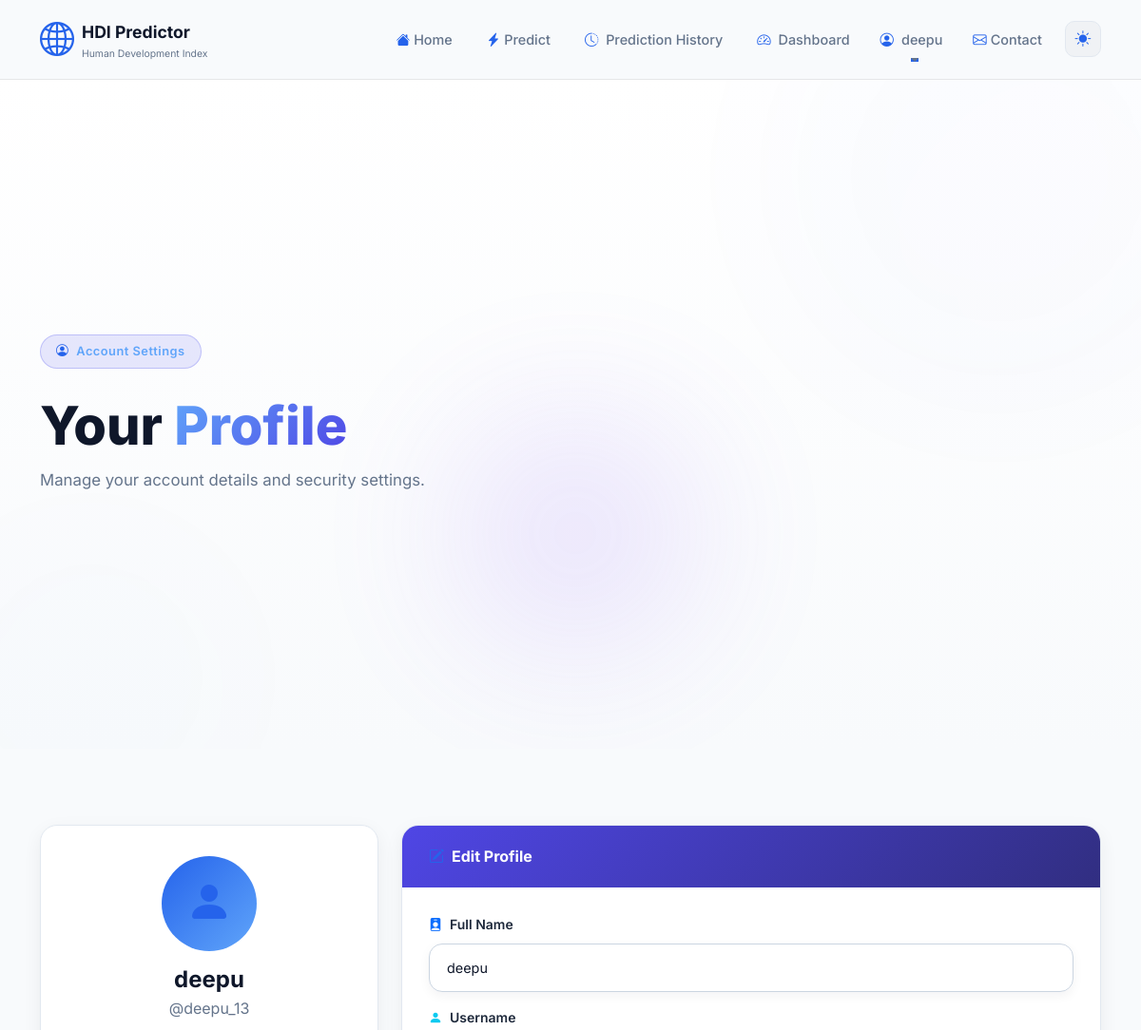
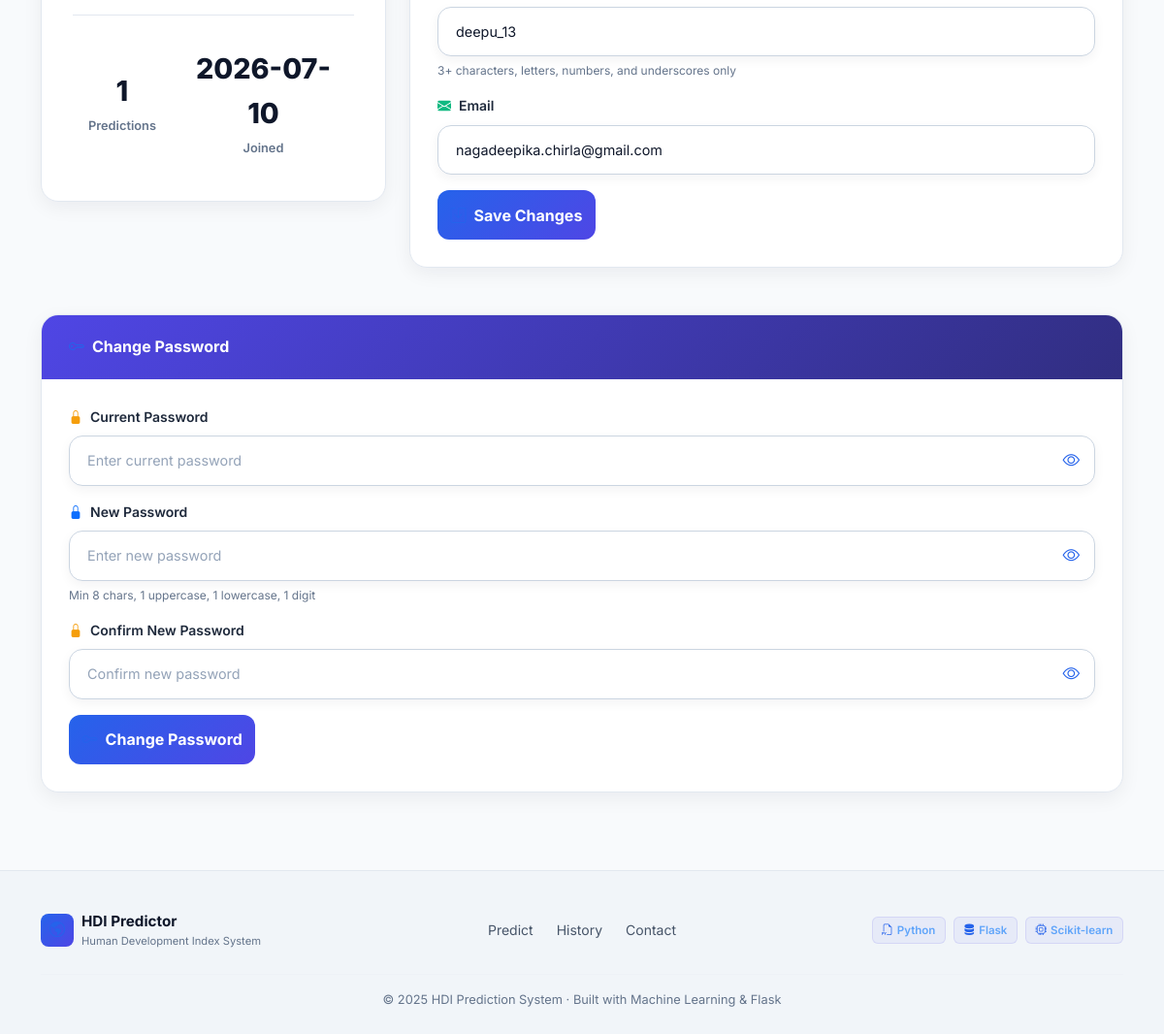
Screenshot of /profile (signed in) with the database file from the repository (2 pictures, top to bottom).
### tables this page shows
CREATE TABLE users (
            id INTEGER PRIMARY KEY AUTOINCREMENT,
            fullname TEXT NOT NULL,
            username TEXT UNIQUE NOT NULL,
            email TEXT UNIQUE NOT NULL,
            password_hash TEXT NOT NULL,
            created_at TIMESTAMP DEFAULT CURRENT_TIMESTAMP
        );

### auth.py (the view, shortened to what this page needs)
@auth_bp.route('/profile', methods=['GET', 'POST'])
@login_required
def profile():
    user = get_user_by_id(session['user_id'])
    prediction_count = get_prediction_count(session['user_id'])
    return render_template('profile.html', user=user, prediction_count=prediction_count)

### app.py (called while the page is built)
@app.before_request
def initialize_database():
    print(f"[DEBUG] Request: {request.path} - Session: {dict(session)}")
    if 'user_id' in session:
        print(f"[DEBUG] User logged in: user_id={session.get('user_id')}, username={session.get('username')}")
    if not hasattr(app, '_db_initialized'):
        with app.app_context():
            init_db()
        app._db_initialized = True

@app.context_processor
def inject_user():
    return dict(
        current_user_id=session.get('user_id'),
        current_username=session.get('username'),
        current_fullname=session.get('fullname')
    )

### auth.py (called while the page is built)
def login_required(f):
    @wraps(f)
    def decorated_function(*args, **kwargs):
        print(f"[DEBUG] login_required check - user_id in session: {'user_id' in session}")
        if 'user_id' not in session:
            if request.is_json or request.headers.get('Content-Type') == 'application/json':
                return jsonify({'error': 'Please login to access this feature.'}), 401
            flash('Please login to access this page.', 'warning')
            return redirect(url_for('auth.login'))
        return f(*args, **kwargs)
    return decorated_function

### database.py (called while the page is built)
def get_db():
    if 'db' not in g:
        g.db = sqlite3.connect(DATABASE)
        g.db.row_factory = sqlite3.Row
    return g.db

def get_user_by_id(user_id):
    db = get_db()
    return db.execute(
        'SELECT * FROM users WHERE id = ?', (user_id,)
    ).fetchone()

def get_prediction_count(user_id):
    db = get_db()
    result = db.execute(
        'SELECT COUNT(*) as count FROM predictions WHERE user_id = ?', (user_id,)
    ).fetchone()
    return result['count'] if result else 0

### templates/profile.html (shortened to what this page needs)
<!DOCTYPE html>
<html lang="en" data-theme="dark">
<head>
  <link href="https://cdn.jsdelivr.net/npm/bootstrap@5.3.2/dist/css/bootstrap.min.css" rel="stylesheet" />
  <link href="https://cdn.jsdelivr.net/npm/bootstrap-icons@1.11.3/font/bootstrap-icons.css" rel="stylesheet" />
  <link href="{{ url_for('static', filename='css/style.css') }}" rel="stylesheet" />
  <link href="{{ url_for('static', filename='css/auth.css') }}" rel="stylesheet" />
</head>
<body>
  {% include 'navbar.html' %}
  <section class="hero-section">
    <div class="hero-bg-shapes">
      <div class="shape shape-1"></div>
      <div class="shape shape-2"></div>
      <div class="shape shape-3"></div>
    </div>
    <div class="container position-relative">
      <div class="row align-items-center min-vh-hero">
        <div class="col-lg-8 hero-text">
          <div class="hero-badge mb-3">
            <i class="bi bi-person-circle me-2"></i>Account Settings
          </div>
          <h1 class="hero-title">Your <span class="gradient-text">Profile</span></h1>
          <p class="hero-desc">
            Manage your account details and security settings.
          </p>
        </div>
      </div>
    </div>
  </section>
  <section class="section-pad">
    <div class="container">
      <div class="row g-4">
        <div class="col-lg-4">
          <div class="profile-card">
            <div class="profile-header">
              <div class="profile-avatar">
                <i class="bi bi-person-fill"></i>
              </div>
              <h4 class="profile-name">{{ user.fullname }}</h4>
              <p class="profile-username">@{{ user.username }}</p>
            </div>
            <div class="profile-stats">
              <div class="stat-item">
                <div class="stat-value">{{ prediction_count }}</div>
                <div class="stat-label">Predictions</div>
              </div>
              <div class="stat-item">
                <div class="stat-value">{{ user.created_at.split(' ')[0] if user.created_at else 'N/A' }}</div>
                <div class="stat-label">Joined</div>
              </div>
            </div>
          </div>
        </div>
        <div class="col-lg-8">
          <div class="predict-card">
            <div class="predict-card-header">
              <i class="bi bi-pencil-square me-2"></i>Edit Profile
            </div>
             <div class="predict-card-body">
               <form method="POST" action="{{ url_for('auth.profile') }}" id="profileForm" novalidate>
                 <div class="mb-3">
                   <label class="form-label-custom" for="fullname">
                     <i class="bi bi-person-badge-fill text-primary me-2"></i>Full Name
                   </label>
                   <input type="text" class="form-control form-control-custom"
                          id="fullname" name="fullname" value="{{ user.fullname }}" required />
                 </div>
                <div class="mb-3">
                  <label class="form-label-custom" for="username">
                    <i class="bi bi-person-fill text-info me-2"></i>Username
                  </label>
                  <input type="text" class="form-control form-control-custom"
                         id="username" name="username" value="{{ user.username }}" required />
                  <div class="input-hint">3+ characters, letters, numbers, and underscores only</div>
                </div>
                <div class="mb-3">
                  <label class="form-label-custom" for="email">
                    <i class="bi bi-envelope-fill text-success me-2"></i>Email
                  </label>
                  <input type="email" class="form-control form-control-custom"
                         id="email" name="email" value="{{ user.email }}" required />
                </div>
                <button type="submit" class="btn btn-predict">
                  <i class="bi bi-save me-2"></i>Save Changes
                </button>
              </form>
            </div>
          </div>
        </div>
      </div>
      <div class="row g-4 mt-4">
        <div class="col-lg-12">
          <div class="predict-card">
            <div class="predict-card-header">
              <i class="bi bi-key me-2"></i>Change Password
            </div>
            <div class="predict-card-body">
              <form method="POST" action="{{ url_for('auth.profile') }}" id="passwordForm" novalidate>
                <div class="mb-3">
                  <label class="form-label-custom" for="current_password">
                    <i class="bi bi-lock-fill text-warning me-2"></i>Current Password
                  </label>
                  <div class="password-input-wrapper">
                    <input type="password" class="form-control form-control-custom"
                           id="current_password" name="current_password" placeholder="Enter current password" required />
                    <button type="button" class="password-toggle" id="currentPasswordToggle" tabindex="-1">
                      <i class="bi bi-eye"></i>
                    </button>
                  </div>
                </div>
                <div class="mb-3">
                  <label class="form-label-custom" for="new_password">
                    <i class="bi bi-lock-fill text-primary me-2"></i>New Password
                  </label>
                  <div class="password-input-wrapper">
                    <input type="password" class="form-control form-control-custom"
                           id="new_password" name="new_password" placeholder="Enter new password" required />
                    <button type="button" class="password-toggle" id="newPasswordToggle" tabindex="-1">
                      <i class="bi bi-eye"></i>
                    </button>
                  </div>
                  <div class="input-hint">Min 8 chars, 1 uppercase, 1 lowercase, 1 digit</div>
                </div>
                <div class="mb-3">
                  <label class="form-label-custom" for="confirm_password">
                    <i class="bi bi-lock-fill text-warning me-2"></i>Confirm New Password
                  </label>
                  <div class="password-input-wrapper">
                    <input type="password" class="form-control form-control-custom"
                           id="confirm_password" name="confirm_password" placeholder="Confirm new password" required />
                    <button type="button" class="password-toggle" id="confirmPasswordToggle2" tabindex="-1">
                      <i class="bi bi-eye"></i>
                    </button>
                  </div>
                </div>
                <button type="submit" class="btn btn-predict">
                  <i class="bi bi-key me-2"></i>Change Password
                </button>
              </form>
            </div>
          </div>
        </div>
      </div>
    </div>
  </section>
  <div class="toast-container position-fixed top-0 end-0 p-3" id="toastContainer"></div>
  <footer class="footer">
    <div class="container">
      <div class="row align-items-center gy-3">
        <div class="col-md-4">
          <div class="d-flex align-items-center gap-2">
            <div class="brand-icon brand-icon-sm"><i class="bi bi-globe-americas"></i></div>
            <div>
              <div class="footer-brand">HDI Predictor</div>
              <div class="footer-sub">Human Development Index System</div>
            </div>
          </div>
        </div>
        <div class="col-md-4 text-md-center">
          <div class="footer-links">
            <a href="{{ url_for('index') }}#predict">Predict</a>
            <a href="{{ url_for('auth.prediction_history') }}">History</a>
            <a href="{{ url_for('index') }}#contact">Contact</a>
          </div>
        </div>
        <div class="col-md-4 text-md-end">
          <div class="footer-tech">
            <span class="tech-badge"><i class="bi bi-filetype-py me-1"></i>Python</span>
            <span class="tech-badge"><i class="bi bi-server me-1"></i>Flask</span>
            <span class="tech-badge"><i class="bi bi-cpu me-1"></i>Scikit-learn</span>
          </div>
        </div>
      </div>
      <hr class="footer-divider" />
      <p class="footer-copy text-center mb-0">
        © 2025 HDI Prediction System · Built with Machine Learning & Flask
      </p>
    </div>
  </footer>
</body>

### templates/navbar.html (shortened to what this page needs)
<nav class="navbar navbar-expand-lg sticky-top">
  <div class="container">
    <a class="navbar-brand d-flex align-items-center gap-2" href="{{ url_for('index') }}">
      <i class="bi bi-globe2 hdi-navbar-icon"></i>
      <div>
        <span class="brand-title">HDI Predictor</span>
        <span class="brand-sub d-block">Human Development Index</span>
      </div>
    </a>
    <div class="collapse navbar-collapse" id="navMenu">
      <ul class="navbar-nav ms-auto align-items-lg-center gap-1">
        <li class="nav-item">
          <a class="nav-link {% if request.endpoint == 'index' %}active{% endif %}" href="{{ url_for('index') }}">
            <i class="bi bi-house-fill me-1"></i>Home
          </a>
        </li>
        <li class="nav-item">
          <a class="nav-link {% if request.endpoint == 'index' and '#predict' in request.url or request.path == '/#predict' %}active{% endif %}" href="{{ url_for('index') }}#predict">
            <i class="bi bi-lightning-charge-fill me-1"></i>Predict
          </a>
        </li>
        {% if current_user_id %}
        <li class="nav-item">
          <a class="nav-link {% if request.endpoint == 'prediction_history' %}active{% endif %}" href="{{ url_for('auth.prediction_history') }}">
            <i class="bi bi-clock-history me-1"></i>
            Prediction History
          </a>
        </li>
        <li class="nav-item">
          <a class="nav-link {% if request.endpoint == 'dashboard' %}active{% endif %}" href="{{ url_for('auth.dashboard') }}">
            <i class="bi bi-speedometer2 me-1"></i>
            Dashboard
          </a>
        </li>
        <li class="nav-item dropdown">
          <a class="nav-link dropdown-toggle d-flex align-items-center gap-1 {% if request.endpoint in ['profile'] %}active{% endif %}" href="#" role="button"
             data-bs-toggle="dropdown" aria-expanded="false">
            <i class="bi bi-person-circle me-1"></i>
            {{ current_fullname or current_username }}
          </a>
        </li>
        {% endif %}
        <li class="nav-item">
          <a class="nav-link {% if request.endpoint == 'index' and '#contact' in request.url or request.path == '/#contact' %}active{% endif %}" href="{{ url_for('index') }}#contact">
            <i class="bi bi-envelope me-1"></i>Contact
          </a>
        </li>
        <li class="nav-item ms-lg-1">
          <button id="themeToggleBtn" class="btn theme-toggle" aria-label="Toggle Theme" title="Switch Theme">
            <i class="bi bi-moon-stars-fill"></i>
          </button>
        </li>
      </ul>
    </div>
  </div>
</nav>

### static/css/auth.css (style rules this page uses)
.password-input-wrapper { position: relative; }
.password-toggle { position: absolute; right: 12px; top: 50%; transform: translateY(-50%); background: transparent; border: none; color: var(--text-muted); cursor: pointer; padding: 0.25rem; font-size: 1.1rem; transition: var(--transition); }
.profile-card { background: var(--card-bg); border: 1px solid var(--border); border-radius: var(--radius); padding: 2rem; text-align: center; backdrop-filter: blur(10px); }
.profile-avatar { width: 100px; height: 100px; border-radius: 50%; background: linear-gradient(135deg, var(--primary), var(--primary-light)); display: flex; align-items: center; justify-content: center; font-size: 3rem; margin: 0 auto 1rem; color: var(--text); }
.profile-name { font-size: 1.5rem; font-weight: 700; color: var(--text); margin-bottom: 0.25rem; }
.profile-username { color: var(--text-muted); font-size: 1rem; margin-bottom: 1.5rem; }
.profile-stats { display: flex; justify-content: space-around; padding-top: 1.5rem; border-top: 1px solid var(--border); }
[data-theme="light"] .profile-card { background: var(--card-bg); border: 1px solid var(--border); box-shadow: var(--shadow-sm); }

### rows the page displays
users: fullname "deepu", username "deepu_13", created_at "2026-07-10", email "nagadeepika.chirla@gmail.com"

### other values shown
{{ prediction_count }} "1"
